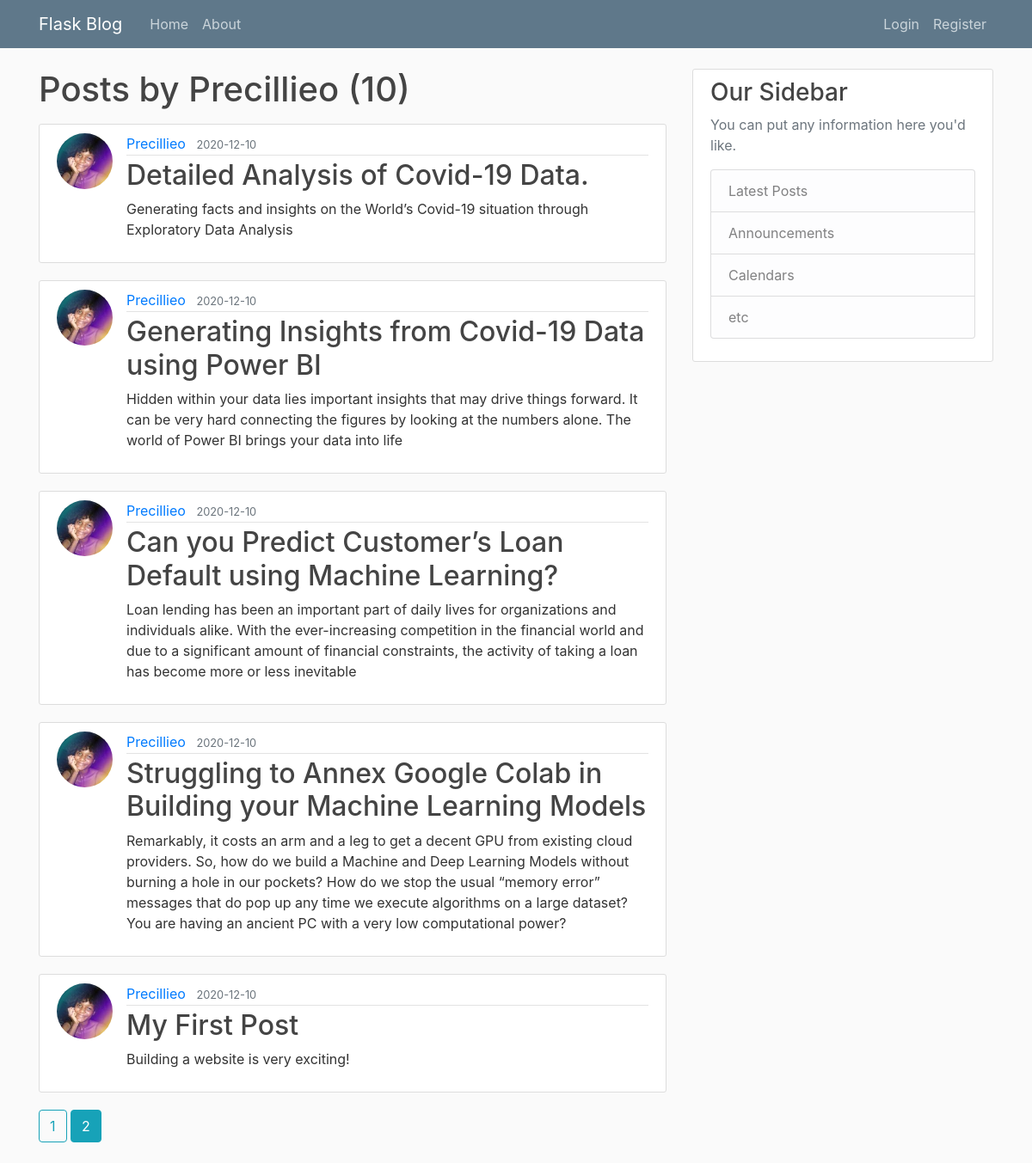
Page /user/Precillieo?page=2 on the committed database.
### flaskblog/models.py (models this page shows, shortened)
class User(db.Model, UserMixin):
	id= db.Column(db.Integer, primary_key= True)
	username= db.Column(db.String(20), unique= True, nullable= False)
	email= db.Column(db.String(120), unique= True, nullable= False)
	image= db.Column(db.String(20), nullable= False, default= 'default.jpg')
	password= db.Column(db.String(60), nullable= False)
	posts= db.relationship('Post', backref= 'author', lazy= True)

class Post(db.Model):
	id= db.Column(db.Integer, primary_key= True)
	title= db.Column(db.String(100), nullable= False)
	date_posted= db.Column(db.DateTime, nullable= False, default= datetime.utcnow)
	content= db.Column(db.Text, nullable= False)
	user_id= db.Column(db.Integer, db.ForeignKey('user.id'), nullable= False)

### flaskblog/users/routes.py (the view)
@users.route("/user/<string:username>")
def user_posts(username):
	page= request.args.get('page', 1, type= int)
	user= User.query.filter_by(username= username).first_or_404()
	posts= Post.query.filter_by(author= user)\
		.order_by(Post.date_posted.desc())\
		.paginate(page= page, per_page= 5)
	return render_template('user_post.html', posts= posts, user= user)

### flaskblog/templates/user_post.html (shortened to what this page needs)
{% extends "layout.html" %}
{% block content %}
	<h1 class= "mb-3"> Posts by {{ user.username }} ({{ posts.total }})</h1>
	{% for post in posts.items %}
		<article class="media content-section">
			<img class= "rounded-circle article-img" src="{{ url_for('static', filename= 'profile_pic/' + post.author.image) }}">
		  <div class="media-body">
		    <div class="article-metadata">
		      <a class="mr-2" href="{{ url_for('users.user_posts', username= post.author.username) }}">{{ post.author.username }}</a>
		      <small class="text-muted">{{ post.date_posted.strftime('%Y-%m-%d') }}</small>
		    </div>
		    <h2><a class="article-title" href="{{ url_for('posts.post', post_id = post.id) }}">{{ post.title }}</a></h2>
		    <p class="article-content">{{ post.content }}</p>
		  </div>
		</article>
	{% endfor %}
	{% for page_num in posts.iter_pages(left_edge= 1, right_edge= 1, left_current= 1, right_current= 2) %}
		{% if page_num %}
		  {% if posts.page == page_num %}
			<a class= "btn btn-info mb-4" href="{{ url_for('users.user_posts', username= user.username, page= page_num) }}">{{ page_num }}</a>
		  {% else %}
		    <a class= "btn btn-outline-info mb-4" href="{{ url_for('users.user_posts', username= user.username, page= page_num) }}">{{ page_num }}</a>
		  {% endif %}
		{% endif %}
	{% endfor%}
{% endblock %}

### flaskblog/static/main.css (style rules this page uses)
body { background: #fafafa; color: #333333; margin-top: 5rem; }
h1, h2, h3, h4, h5, h6 { color: #444444; }
.content-section { background: #ffffff; padding: 10px 20px; border: 1px solid #dddddd; border-radius: 3px; margin-bottom: 20px; }
.article-title { color: #444444; }
.article-content { white-space: pre-line; }
.article-img { height: 65px; width: 65px; margin-right: 16px; }
.article-metadata { padding-bottom: 1px; margin-bottom: 4px; border-bottom: 1px solid #e3e3e3 }

### rows in the picture
User: username "Precillieo"
Post: image (picture), author.username "Precillieo", date_posted "2020-12-10", title "Detailed Analysis of Covid-19 Data.", content "Generating facts and insights on the World’s Covid-19 situation through Exploratory Data Analysis"
Post: image (picture), author.username "Precillieo", date_posted "2020-12-10", title "Generating Insights from Covid-19 Data using Power BI", content "Hidden within your data lies important insights that may drive things forward. It can be very hard connecting the figures by looking at the numbers alone. The world of Power BI brings your data into life"
Post: image (picture), author.username "Precillieo", date_posted "2020-12-10", title "Can you Predict Customer’s Loan Default using Machine Learning?", content "Loan lending has been an important part of daily lives for organizations and individuals alike. With the ever-increasing competition in the financial world and due to a significant amount of financial constraints, the activity of taking a loan has become more or less inevitable"
Post: image (picture), author.username "Precillieo", date_posted "2020-12-10", title "Struggling to Annex Google Colab in Building your Machine Learning Models", content "Remarkably, it costs an arm and a leg to get a decent GPU from existing cloud providers. So, how do we build a Machine and Deep Learning Models without burning a hole in our pockets? How do we stop the usual “memory error” messages that do pop up any time we execute algorithms on a large dataset? You are having an ancient PC with a very low computational power?"
Post: image (picture), author.username "Precillieo", date_posted "2020-12-10", title "My First Post", content "Building a website is very exciting!"

### other values in the picture
{{ posts.total }} "10"
{{ page_num }} "1"
{{ page_num }} "2"
